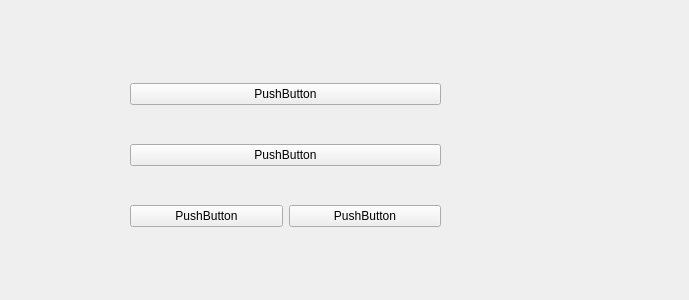
<?xml version="1.0" encoding="UTF-8"?>
<ui version="4.0">
 <class>Form</class>
 <widget class="QWidget" name="Form">
  <property name="geometry">
   <rect>
    <x>0</x>
    <y>0</y>
    <width>689</width>
    <height>300</height>
   </rect>
  </property>
  <property name="windowTitle">
   <string>Form</string>
  </property>
  <widget class="QWidget" name="verticalLayoutWidget">
   <property name="geometry">
    <rect>
     <x>130</x>
     <y>50</y>
     <width>311</width>
     <height>211</height>
    </rect>
   </property>
   <layout class="QVBoxLayout" name="verticalLayout">
    <item>
     <widget class="QPushButton" name="pushButton_2">
      <property name="text">
       <string>PushButton</string>
      </property>
     </widget>
    </item>
    <item>
     <widget class="QPushButton" name="pushButton">
      <property name="text">
       <string>PushButton</string>
      </property>
     </widget>
    </item>
    <item>
     <layout class="QHBoxLayout" name="horizontalLayout">
      <item>
       <widget class="QPushButton" name="pushButton_4">
        <property name="text">
         <string>PushButton</string>
        </property>
       </widget>
      </item>
      <item>
       <widget class="QPushButton" name="pushButton_3">
        <property name="text">
         <string>PushButton</string>
        </property>
       </widget>
      </item>
     </layout>
    </item>
   </layout>
  </widget>
 </widget>
 <resources/>
 <connections/>
</ui>
